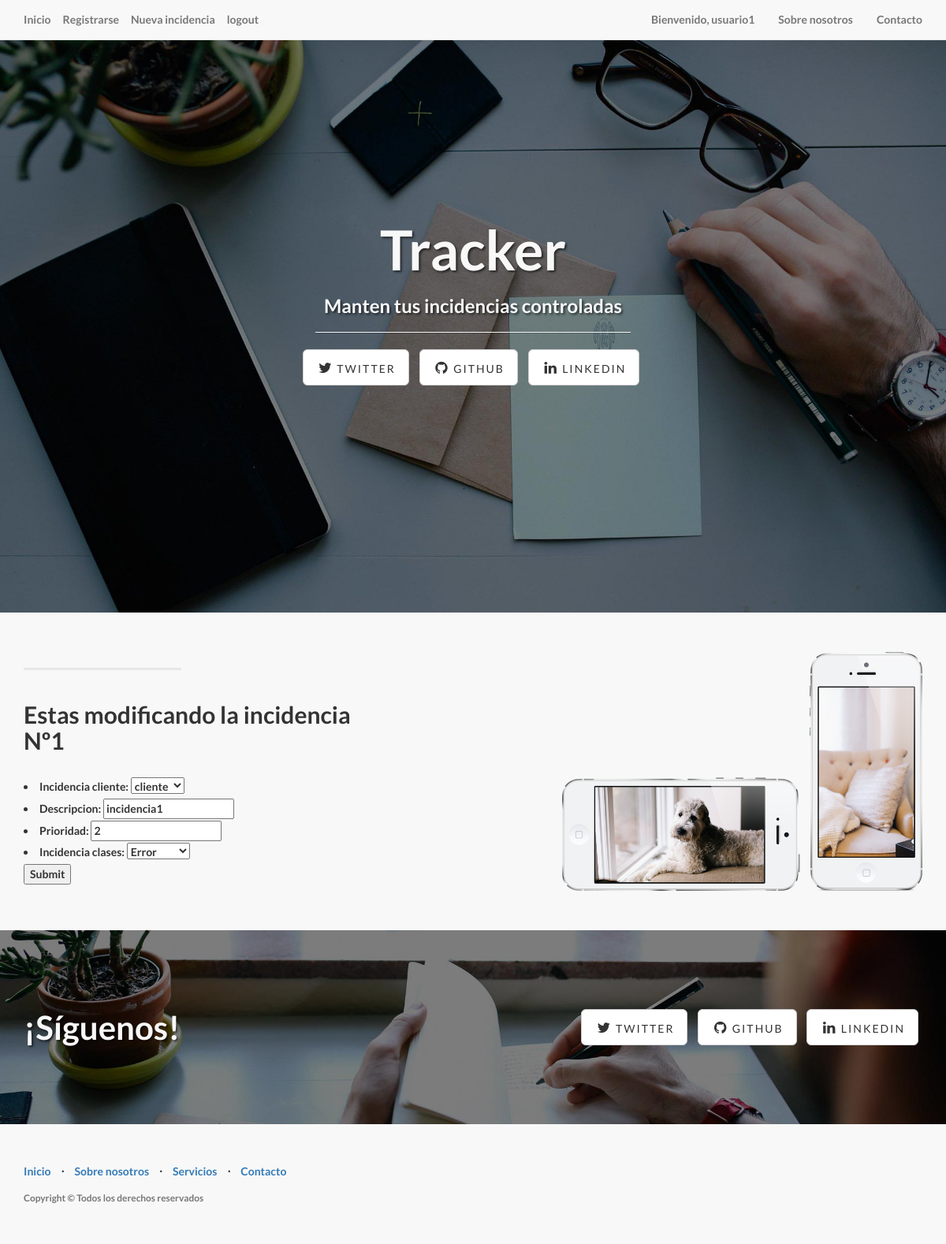
The app's page /1/update/ (signed in) with its own data.
### tracker/models.py (models this page shows, shortened)
class Incidencia(models.Model):
    incidencia_cliente = models.ForeignKey(Cliente)
    incidencia_descripcion = models.CharField('Descripcion', max_length=200)
    incidencia_prioridad = models.IntegerField('Prioridad', default=0)
    incidencia_fecha = models.DateTimeField('Fecha creacion', auto_now_add=True)
    PREGUNTA='Pregunta'
    ERROR='Error'
    AVERIA='Averia'
    incidencia_clase_tipos = ((PREGUNTA, 'Pregunta'), (ERROR, 'Error'), (AVERIA, 'Averia'), )
    incidencia_clases =models.CharField(max_length=10, choices=incidencia_clase_tipos, default=PREGUNTA)
    incidencia_resuelta = models.BooleanField(default=False)
    def was_published_recently(self):
        return self.pub_date >= timezone.now() - datetime.timedelta(days=1)
    was_published_recently.admin_order_field = 'pub_date'
    was_published_recently.boolean = True
    was_published_recently.short_description = 'Published recently?'

### tracker/views.py (the view)
# urls.py: url(r'^(?P<pk>[0-9]+)/update/$', views.IncidenciaUpdate.as_view(), name='update'),
class IncidenciaUpdate(UpdateView):
    model = Incidencia
    fields = ['incidencia_cliente', 'incidencia_descripcion', 'incidencia_prioridad', 'incidencia_clases']
    success_url = ('/')
    @method_decorator(login_required)
    def dispatch(self, *args, **kwargs):
        return super(IncidenciaUpdate, self).dispatch(*args, **kwargs)

### tracker/models.py (called while the page is built)
    def __str__(self):
        return self.cliente_name

### tracker/templates/tracker/incidencia_form.html (shortened to what this page needs)
{% extends 'base.html' %}
{% load staticfiles %}
{% block block1 %}
<div class="content-section-a">
        <div class="container">
            <div class="row">
                <div class="col-lg-5 col-sm-6">
                    <hr class="section-heading-spacer">
                    <div class="clearfix"></div>
                    <h2 class="section-heading" id="info">Estas modificando la incidencia Nº{{incidencia.id}} </h2>
                    <form action="." method="post">
					{{ form.as_ul }}
					<input type="submit" value="Submit" />
					</form>
                </div>
                <div class="col-lg-5 col-lg-offset-2 col-sm-6">
                    <img class="img-responsive" src="img/phones.png" alt="">
                </div>
            </div>
        </div>
    </div>
{% endblock block1 %}

### tracker/templates/base.html (shortened to what this page needs)
<!DOCTYPE html>
{% load staticfiles %}
<html lang="en">
<head>
    <link href="{% static "css/bootstrap.min.css" %}" rel="stylesheet">
    <link href="{% static "css/landing-page.css" %}" rel="stylesheet">
    <link href="{% static "font-awesome/css/font-awesome.min.css" %}" rel="stylesheet" type="text/css">
</head>
<body>
    <nav class="navbar navbar-default navbar-fixed-top topnav" role="navigation">
        <div class="container topnav">
            <div class="navbar-header">
                <a class="navbar-brand topnav" href="/">Inicio</a>
				<a class="navbar-brand topnav" href="/tracker/register">Registrarse</a>
				{% if user.is_authenticated %}
					<a class="navbar-brand topnav" href="/tracker/add">Nueva incidencia</a>
					<a class="navbar-brand topnav" href="/tracker/logout">logout</a>
				{% else %}
					<a class="navbar-brand topnav" href="/tracker/login">login</a>
				{% endif %}
            </div>
            <div class="collapse navbar-collapse" id="bs-example-navbar-collapse-1">
                <ul class="nav navbar-nav navbar-right">
                    {% if user.is_authenticated %}
					<li>
                        <a class="navbar-brand topnav">Bienvenido, {{ user }}</a>
                    </li>
					{% else %}
					<li>
                        <a class="navbar-brand topnav">Bienvenido, por favor inicia sesión</a>
                    </li>
					{% endif %}
                    <li>
						<a href="#about">Sobre nosotros</a>
                    </li>
                    <li>
                        <a href="#contact">Contacto</a>
                    </li>
                </ul>
            </div>
        </div>
    </nav>
    <div class="intro-header">
        <div class="container">
            <div class="row">
                <div class="col-lg-12">
                    <div class="intro-message">
                        <h1>Tracker</h1>
                        <h3>Manten tus incidencias controladas</h3>
                        <hr class="intro-divider">
                        <ul class="list-inline intro-social-buttons">
                            <li>
                                <a href="https://twitter.com/SBootstrap" class="btn btn-default btn-lg"><i class="fa fa-twitter fa-fw"></i> <span class="network-name">Twitter</span></a>
                            </li>
                            <li>
                                <a href="https://github.com/IronSummitMedia/startbootstrap" class="btn btn-default btn-lg"><i class="fa fa-github fa-fw"></i> <span class="network-name">Github</span></a>
                            </li>
                            <li>
                                <a href="#" class="btn btn-default btn-lg"><i class="fa fa-linkedin fa-fw"></i> <span class="network-name">Linkedin</span></a>
                            </li>
                        </ul>
                    </div>
                </div>
            </div>
        </div>
    </div>
	{% block block1 %}{% endblock block1 %}
    <div class="banner">
        <div class="container">
            <div class="row">
                <div class="col-lg-6">
                    <h2>¡Síguenos!</h2>
                </div>
                <div class="col-lg-6">
                    <ul class="list-inline banner-social-buttons">
                        <li>
                            <a href="https://twitter.com/SBootstrap" class="btn btn-default btn-lg"><i class="fa fa-twitter fa-fw"></i> <span class="network-name">Twitter</span></a>
                        </li>
                        <li>
                            <a href="https://github.com/IronSummitMedia/startbootstrap" class="btn btn-default btn-lg"><i class="fa fa-github fa-fw"></i> <span class="network-name">Github</span></a>
                        </li>
                        <li>
                            <a href="#" class="btn btn-default btn-lg"><i class="fa fa-linkedin fa-fw"></i> <span class="network-name">Linkedin</span></a>
                        </li>
                    </ul>
                </div>
            </div>
        </div>
    </div>
    <footer>
        <div class="container">
            <div class="row">
                <div class="col-lg-12">
                    <ul class="list-inline">
                        <li>
                            <a href="/">Inicio</a>
                        </li>
                        <li class="footer-menu-divider">&sdot;</li>
                        <li>
                            <a href="#about">Sobre nosotros</a>
                        </li>
                        <li class="footer-menu-divider">&sdot;</li>
                        <li>
                            <a href="#services">Servicios</a>
                        </li>
                        <li class="footer-menu-divider">&sdot;</li>
                        <li>
                            <a href="#contact">Contacto</a>
                        </li>
                    </ul>
                    <p class="copyright text-muted small">Copyright &copy; Todos los derechos reservados</p>
                </div>
            </div>
        </div>
    </footer>
</body>
</html>

### tracker/static/css/landing-page.css (style rules this page uses)
body, html { width: 100%; height: 100%; }
body, h1, h2, h3, h4, h5, h6 { font-family: "Lato","Helvetica Neue",Helvetica,Arial,sans-serif; font-weight: 700; }
.topnav { font-size: 14px; }
.intro-header { padding-top: 50px; padding-bottom: 50px; text-align: center; color: #f8f8f8; background: url(../img/intro-bg.jpg) no-repeat center center; background-size: cover; }
.intro-message { position: relative; padding-top: 20%; padding-bottom: 20%; }
.intro-message > h1 { margin: 0; text-shadow: 2px 2px 3px rgba(0,0,0,0.6); font-size: 5em; }
.intro-divider { width: 400px; border-top: 1px solid #f8f8f8; border-bottom: 1px solid rgba(0,0,0,0.2); }
.intro-message > h3 { text-shadow: 2px 2px 3px rgba(0,0,0,0.6); }
.network-name { text-transform: uppercase; font-size: 14px; font-weight: 400; letter-spacing: 2px; }
.content-section-a { padding: 50px 0; background-color: #f8f8f8; }
.section-heading { margin-bottom: 30px; }
.section-heading-spacer { float: left; width: 200px; border-top: 3px solid #e7e7e7; }
.banner { padding: 100px 0; color: #f8f8f8; background: url(../img/banner-bg.jpg) no-repeat center center; background-size: cover; }
.banner h2 { margin: 0; text-shadow: 2px 2px 3px rgba(0,0,0,0.6); font-size: 3em; }
.banner ul { margin-bottom: 0; }
.banner-social-buttons { float: right; margin-top: 0; }
footer { padding: 50px 0; background-color: #f8f8f8; }
p.copyright { margin: 15px 0 0; }

### records on screen
Incidencia: id "1", incidencia_cliente "cliente", incidencia_descripcion "incidencia1", incidencia_prioridad "2", incidencia_clases "Error"

### other values on screen
{{ user }} "usuario1"
